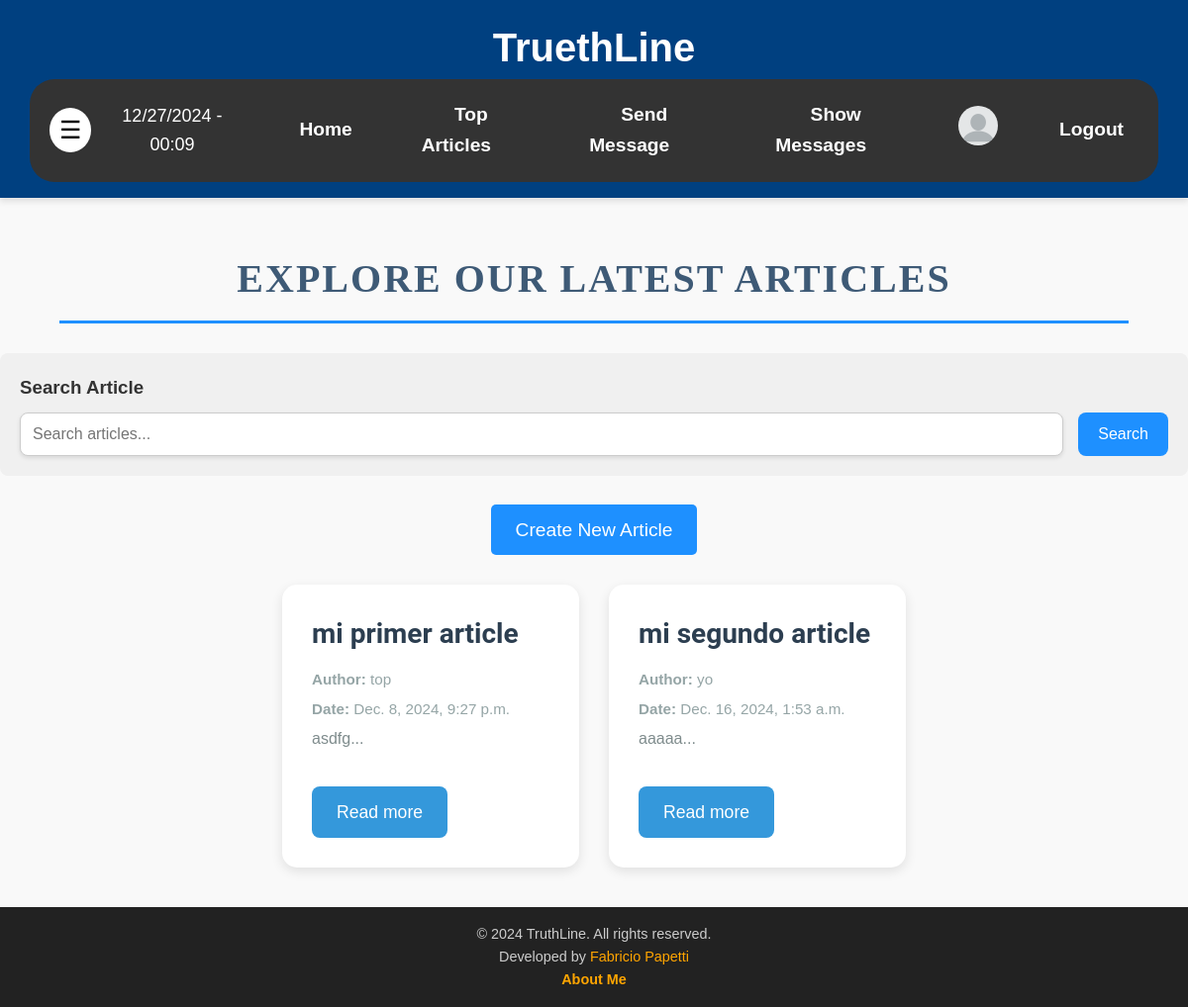
/articles/ (signed in), run on an earlier commit of the app's database.
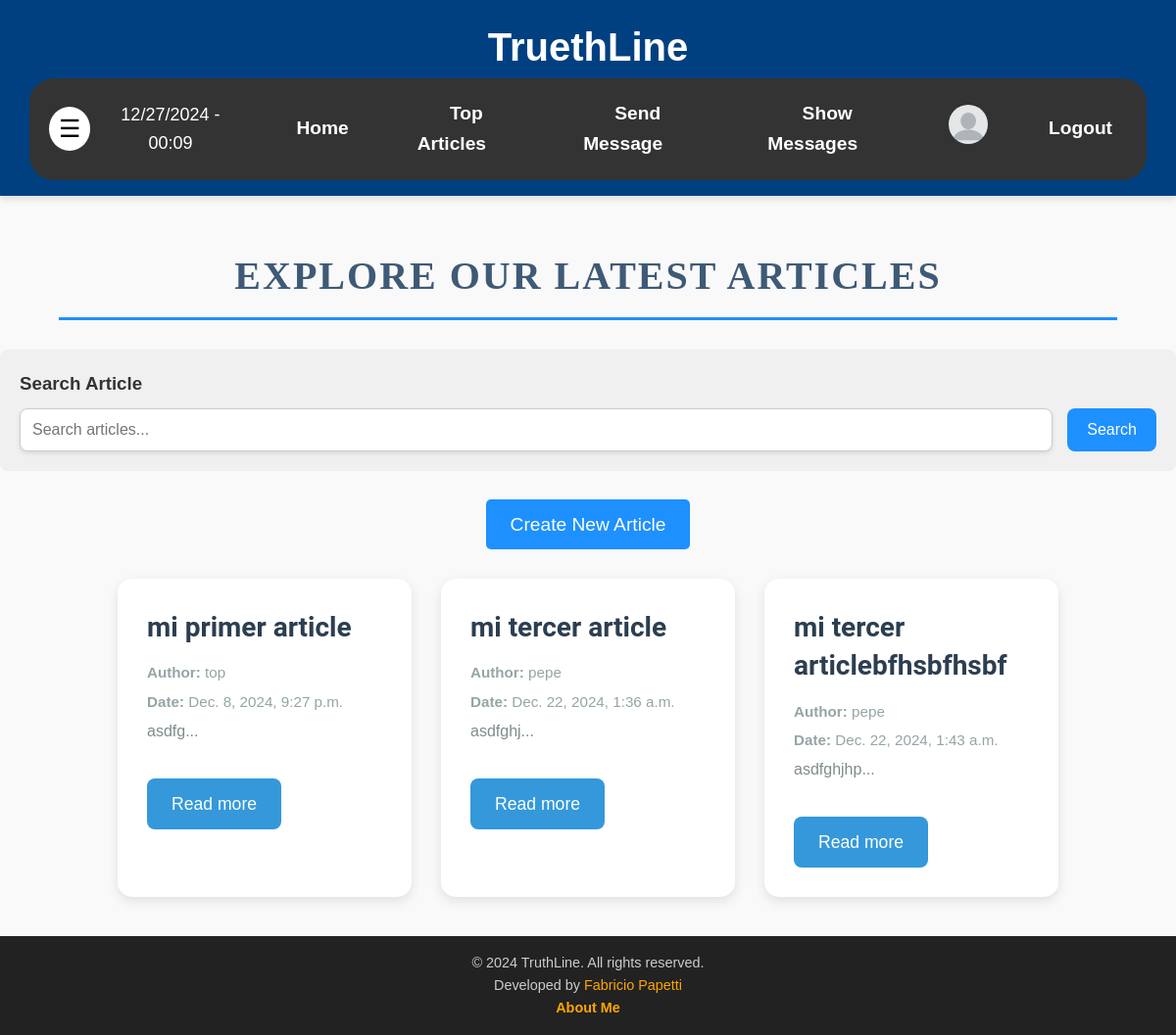
And on a later commit of the database.
### articles/models.py (models this page shows, shortened)
class Article(models.Model):
    title = models.CharField(max_length=255)
    author = models.CharField(max_length=100)
    content = models.TextField()
    publication_date = models.DateTimeField(auto_now_add=True)
    last_updated = models.DateTimeField(auto_now=True)
    is_published = models.BooleanField(default=False)

### articles/views.py (the view)
# urls.py: path('', getArticles, name='articles'),
def getArticles(request):
    articles = Article.objects.all()
    return render(request, "articles/articles_list.html", {"articles": articles})

### articles/templates/articles/articles_list.html (shortened to what this page needs)
{% extends 'homepage/base.html' %}
{% load static %}
{% block content %}
    <h2 class="title-article">Explore Our Latest Articles</h2>
    <section class="article-search">
        <h3>Search Article</h3>
        <form action="{% url 'search_article' %}" method="GET" class="search-form">
            <input
                type="text"
                name="q"
                placeholder="Search articles..."
                value="{{ query }}"
                aria-label="Search articles"
                required
                class="search-input">
            <button type="submit" class="btn-search">Search</button>
        </form>
    </section>
    <div class="btn-container">
        <a href="{% url 'create_article' %}" class="btn-create">Create New Article</a>
    </div>
    <section class="article-list">
        {% if articles %}
        <ul class="articles">
            {% for article in articles %}
            <li class="article-card">
                <article>
                    <h2 class="article-title">{{ article.title }}</h2>
                    <p class="article-meta"><strong>Author:</strong> {{ article.author }}</p>
                    <p class="article-meta"><strong>Date:</strong> {{ article.publication_date }}</p>
                    <p class="article-content-hp">
                        {{ article.content|truncatewords:40 }}...
                    </p>
                    <a href="{% url 'article_detail' article.id %}" class="btn-read" aria-label="Read more about {{ article.title }}">
                        Read more
                    </a>
                </article>
            </li>
            {% endfor %}
        </ul>
        {% endif %}
    </section>
{% endblock content %}

What changed in the data, as far as the page shows it:
removed Article: title "mi segundo article", author "yo", publication_date "Dec. 16, 2024, 1:53 a.m.", content "aaaaa"
added Article: title "mi tercer article", author "pepe", publication_date "Dec. 22, 2024, 1:36 a.m.", content "asdfghj"
added Article: title "mi tercer articlebfhsbfhsbf", author "pepe", publication_date "Dec. 22, 2024, 1:43 a.m.", content "asdfghjhp"
